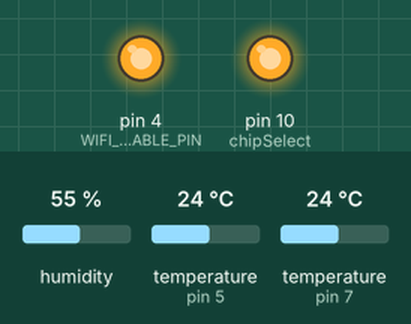
Bench run of a sketch on a simulated Arduino Mega 2560, built with avr-gcc and run on an emulated ATmega2560. Parts: output pins drawn as LEDs (lit = HIGH). The inputs (shaded band) are chosen by the test bench; at power-on: humidity 55 %, temperature (sensors on pin 5, pin 7) 24 °C. Sleep ends after the set time or at an interrupt; the local clock reads 2024-03-15 10:24:30 at power-on unless the sketch sets it; storage starts empty; the modem accepts every AT command (registered, SIM ready, sends succeed) and sends nothing else.

Above: at 0.1 s.
At 52.7 s:
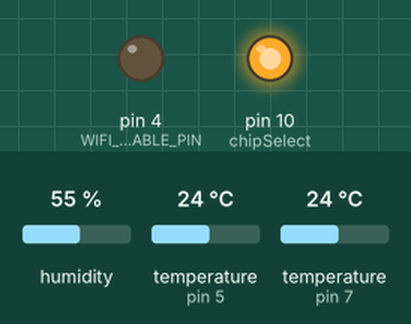
Timing chart, 0 to 54.2 s (numbered marks = the images above):
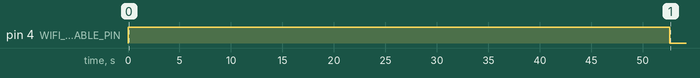

Measured:
- by itself, pin 4 (WIFI_ENABLE_PIN): HIGH → LOW at 52.6 s

The sketch:

farmland_monitor_mote.ino
```cpp
// (licence header left out)
#include <SPI.h>
#include <SD.h>
#include <DHT.h>
#include <OneWire.h>
#include <Wire.h>
#include <EEPROM.h>
#include "RTClib.h"
#include "SoftwareSerial.h"


#define DEBUG 0
#define SETUP_DEBUG 0
#define PRODUCTION 1
#define DEVEL 0

#define DHT22_PIN 7   // what digital pin we're connected to
#define DHTTYPE DHT22   // DHT 22  (AM2302), AM2321

// Device ID is stored at 10

#define eepromAddr 10

#define SSID "vikilabs"
#define PASS "*******"
#define DST_IP "192.168.1.1" // Server IP address..

/*@Viki: Power Optimization Code for Battery Powered board*/
#define POWER_OPTIMIZATION

//Global Variables
DateTime now;
int BoardID;

DHT dht(DHT22_PIN, DHTTYPE);
RTC_DS1307 RTC;

#define WIFI_ENABLE_PIN 4

OneWire  ds(5);  // on pin 5 (a 4.7K resistor is necessary)
#define chipSelect 10 /*@Viki changine chipSelect to macro to save memory*/

SoftwareSerial Serial2(2, 3); // RX, TX
boolean connected = false;

#ifdef POWER_OPTIMIZATION
#define SLEEP_MULTIPLE_OF_8_SEC(val)\
  for(int ctr=0; ctr<val; ctr++){\
    power_management_goto_sleep();\
  }
#endif

void PrintFromESP()
{

  while (Serial2.available())
  {
    // The esp has data so display its output to the serial window
    char c = Serial2.read(); // read the next character.
#if DEBUG
    Serial.write(c);
#endif

  }
}


boolean connectWiFi()
{

  Serial2.begin(9600);
  while (!Serial2);


  //test if the module is ready
#if DEBUG
  Serial.println("Resetting module");
#endif

  Serial2.println("AT+RST");
  delay(2000);
  PrintFromESP();

  //Set the client mode..
  Serial2.println("AT+CWMODE=1");
  delay(1000);

  PrintFromESP();

  String cmd = "AT+CWJAP=\"";
  cmd += SSID;
  cmd += "\",\"";
  cmd += PASS;
  cmd += "\"";
#if DEBUG
  Serial.println("Joining to AP");
  Serial.println(">>" + cmd);
#endif
  Serial2.println(cmd);
  delay(3000);

  PrintFromESP();

  if (Serial2.find("CONNECTED"))
  {
#if DEBUG
    Serial.print("+");
    Serial.println("OK, Connected to WiFi.");
    Serial.println(">>AT+CIFSR");
    Serial2.println("AT+CIFSR");
    delay(500);
    PrintFromESP();
#endif
    Serial2.println("AT+CIPMUX=0");
    delay(1000);

    PrintFromESP();
    return true;
  } else
  {
#if DEBUG
    Serial.print("-");
    Serial.println("Can not connect to the WiFi.");
#endif
    return false;
  }

}

boolean disconnectWiFi()
{

  Serial2.begin(9600);
  while (!Serial2);


  //test if the module is ready
#if DEBUG
  Serial.println("Disconnecting WiFi module");
#endif

  Serial2.println("AT+CWQAP");
  delay(1000);
  connected = false;
  PrintFromESP();
}

boolean TCPpost (int soil, int AT, int RH, float celsius, float voltage)
{
  String cmd;
  String UnxTime;

  cmd = "AT+CIPSTART=\"TCP\",\"";
  cmd += DST_IP;
  cmd += "\",8000";

  //Open a TCP channel..
  Serial2.println(cmd);

#if DEBUG
  Serial.println(">>" + cmd);
#endif

  if (Serial2.find("Error")) {
    return false;
  }

  //Not sure what is the issue, int UnxTime = now.unixtime do not work..

  UnxTime = (String)now.unixtime();

  cmd = (String)BoardID
    + "," + UnxTime
    + "," + soil
    + "," + celsius
    + "," + AT
    + "," + RH
    + "," + voltage
    + "\n";

  Serial2.print("AT+CIPSEND=");
  Serial2.println(cmd.length());
  delay(100);
  if (Serial2.find(">"))
  {
    //    Serial.print(">");
  } else
  {
    Serial2.println("AT+CIPCLOSE");
    //  Serial.println("connect timeout");
    return false;
  }
#if DEBUG
  Serial.println(">>" + cmd);
#endif
  Serial2.print(cmd);
  delay(1000);
  PrintFromESP();
  Serial2.println("AT+CIPCLOSE");
  PrintFromESP();
  //delay(1000);

  return true;
}


void ValidatePost(int soil, int AT, int RH, float celsius, float voltage)
{

  for (int i = 0; i < 5; i++) // Make five attempts to transmit
  {
    if(TCPpost (soil, AT, RH, celsius, voltage)) return;
    delay(500); //delay before we make another attempt
  }

#if DEBUG
  Serial.println("Post failed, looks like connection dropped, should attempt again");
#endif

  connected = false;
  return;
}


void setup()
{

#if DEBUG
  // Open serial communications and wait for port to open:
  Serial.begin(9600);
  while (!Serial);
#endif

  //Read boardID and store

  EEPROM.get(eepromAddr,BoardID);

  pinMode(WIFI_ENABLE_PIN, OUTPUT);
  digitalWrite(WIFI_ENABLE_PIN, HIGH);

#if DEBUG
  Serial.println(BoardID);
  Serial.println("BoardID printed");
#endif

  //*rtc clock
  Wire.begin();
  RTC.begin();

  if (! RTC.isrunning()) {

#if DEBUG||SETUP_DEBUG
    Serial.println("RTC is NOT running!");
#endif
    // following line sets the RTC to the date & time this sketch was compiled
    RTC.adjust(DateTime(__DATE__, __TIME__));
  }

#if DEBUG
  Serial.println("Initializing SD card...");
#endif

  if (!SD.begin(chipSelect))
  {

#if DEBUG
    Serial.println("Card failed, or not present");
#endif

    return;
  }
  pinMode(chipSelect, OUTPUT);
  digitalWrite(chipSelect, HIGH);

#if DEBUG
  Serial.println("card initialized.");
#endif


  //connect to the wifi
  connected = false;
  for (int i = 0; i < 3; i++) //Three attempts to connect
  {
    if (connectWiFi())
    {
      connected = true;
      break;
    }
  }

#ifdef POWER_OPTIMIZATION
  power_management_init_watchdog_timer();
  power_management_enable_sleep_mode();
#endif

}


void loop()
{
  byte i;
  byte present = 0;
  byte type_s;
  byte data[12];
  byte addr[8];
  static short count=7; //upload the first data

  /*@Viki: Moving Global to Local to save memory*/
  float celsius;
  int  soil;
  float voltage;
  int AT;
  int RH;

  //  float fahrenheit;

  if ( !ds.search(addr)) {
    ds.reset_search();
    delay(25);
    return;
  }

  for ( i = 0; i < 8; i++) {
  }

  if (OneWire::crc8(addr, 7) != addr[7]) {
#if DEBUG
    Serial.println("CRC is not valid!");
#endif

    return;
  }

  switch (addr[0]) {
    case 0x10:
      type_s = 1;
      break;
    case 0x28:
      type_s = 0;
      break;
    case 0x22:
      type_s = 0;
      break;
    default:
      return;
  }
  ds.reset();
  ds.select(addr);
  ds.write(0x44, 1);        // start conversion, with parasite power on at the end
  delay(1000);     // maybe 750ms is enough, maybe not
  // we might do a ds.depower() here, but the reset will take care of it.
  present = ds.reset();
  ds.select(addr);
  ds.write(0xBE);         // Read Scratchpad

  for ( i = 0; i < 9; i++) {           // we need 9 bytes
    data[i] = ds.read();
  }

  // Convert the data to actual temperature
  // because the result is a 16 bit signed integer, it should
  // be stored to an "int16_t" type, which is always 16 bits
  // even when compiled on a 32 bit processor.
  int16_t raw = (data[1] << 8) | data[0];
  if (type_s) {
    raw = raw << 3; // 9 bit resolution default
    if (data[7] == 0x10) {
      // "count remain" gives full 12 bit resolution
      raw = (raw & 0xFFF0) + 12 - data[6];
    }
  } else {
    byte cfg = (data[4] & 0x60);
    // at lower res, the low bits are undefined, so let's zero them
    if (cfg == 0x00) raw = raw & ~7;  // 9 bit resolution, 93.75 ms
    else if (cfg == 0x20) raw = raw & ~3; // 10 bit res, 187.5 ms
    else if (cfg == 0x40) raw = raw & ~1; // 11 bit res, 375 ms
    //// default is 12 bit resolution, 750 ms conversion time
  }
  celsius = (float)raw / 16.0;
  // fahrenheit = celsius * 1.8 + 32.0;
#if DEBUG
  Serial.print(" S_Temperature = ");
  Serial.print(celsius);
  Serial.print(",");
#endif

  // Serial.print(fahrenheit);
  // Serial.println(" Fahrenheit")

  // open the file. note that only one file can be open at a time,
  // so you have to close this one before opening another.

  File dataFile = SD.open("G5.txt", FILE_WRITE);
  // if the file is available, write to it:
  if (dataFile) {

    int sensor = analogRead(A1);
    sensor = constrain(sensor, 350, 1023);
    // print out the value you read:
    //Serial.println(sensorValue);

    //map the value to a percentage
    soil = map(sensor, 350, 1023, 100, 0);

    //Print node ID here

    //clock start//
    now = RTC.now();

    dataFile.print(now.year(), DEC);
    dataFile.print('/');
    dataFile.print(now.month(), DEC);
    dataFile.print('/');
    dataFile.print(now.day(), DEC);
    dataFile.print(' ');
    dataFile.print(now.hour(), DEC);
    dataFile.print(':');
    dataFile.print(now.minute(), DEC);
    dataFile.print(':');
    dataFile.print(now.second(), DEC);
    dataFile.print(" , ");
    //clock end//

    //SENSOR DATA_SM_ST_AT_RH//
    dataFile.print("SM=")  ;
    dataFile.print(soil);
    dataFile.print(", ");
    dataFile.print("ST=");
    dataFile.print(celsius);
    dataFile.print(", ");

#if DEBUG
    Serial.print("S_Moisture=")  ;
    Serial.print(soil);
    Serial.print(",");
#endif
    int chk = dht.read(DHT22_PIN);

    dataFile.print("AT= ");
    AT = dht.readTemperature();
    dataFile.print(AT);
    dataFile.print(", ");
    dataFile.print("RH= ");
    RH = dht.readHumidity();
    dataFile.print(RH);
#if DEBUG
    Serial.print("Temperature = ");
    Serial.print(AT);
    Serial.print(",");
    Serial.print("RH= ");
    Serial.println(RH);
#endif

    /*EC start*/
    voltage = analogRead(A0) * (5.0 / 1023.0);
#if DEBUG
    Serial.print("EC=");
    Serial.println(voltage);
#endif
    dataFile.print(", ");
    dataFile.print("EC=");
    dataFile.println(voltage);
    //EC end//
    delay(100);
    dataFile.close();

#if PRODUCTION

    if (count >= 7){ //14 minutes over, let us transmit
      	count = 0;

	if (connected == false)
	{
  	    digitalWrite(WIFI_ENABLE_PIN, HIGH);
	    delay(4000); /*Sleep For 4 Sec*/
	    connectWiFi();
	    delay(8000); //@ LOKESH CHANGE Wait for 8 seconds

	}

      	ValidatePost(soil, AT, RH, celsius, voltage);

	delay(4000); /*Sleep For 4 Sec*/

	disconnectWiFi(); /*viki: disconnecting from AP after post*/
        delay(4000); //Wait for 4 seconds
  	digitalWrite(WIFI_ENABLE_PIN, LOW);


#ifdef POWER_OPTIMIZATION
  	power_management_disable_ADC();
      	SLEEP_MULTIPLE_OF_8_SEC(15); /*Sleep for 15 * 8 seconds = 120 seconds*/
  	power_management_enable_ADC();
	delay(500);
#else
        delay(120000); //Wait for 2 minute
#endif

    }else{
    	count++;
#ifdef POWER_OPTIMIZATION
  	power_management_disable_ADC();
      	SLEEP_MULTIPLE_OF_8_SEC(15); /*Sleep for 15 * 8 seconds = 120 seconds*/
  	power_management_enable_ADC();
	delay(500);
#else
        delay(120000); //Wait for 2 minute
#endif
    }
#endif


#if DEVEL //For a quick testing
    ValidatePost(soil, AT, RH, celsius, voltage);
    delay(1000);
#endif
  }
  // if the file isn't open, pop up an error:

  else {
#if DEBUG
    Serial.println("error opening data.txt");
#endif

  }
}


#ifdef POWER_OPTIMIZATION

/* Watch Dog Interrupt Callback
 */
ISR(WDT_vect)
{
  /* Rememeber to add this function.
   * This function is called after watch dog timer timeout.
   * This is the callback/interrupt function called after waking up
   */
}

void power_management_enable_sleep_mode()
{
  //ENABLE SLEEP - this enables the sleep mode
  SMCR |= (1 << 2); //power down mode
  SMCR |= 1;//enable sleep

  /*Note!!: Sleep Instruction should be called after this*/
}

void power_management_disable_ADC()
{
  //Disable ADC - don't forget to flip back after waking up if using ADC in your application ADCSRA |= (1 << 7);
  ADCSRA &= ~(1 << 7);
}

void power_management_enable_ADC()
{
  ADCSRA |= (1 << 7);
}

/*Function: Makes ATMEL Chip wake up every 8 seconds*/
void power_management_init_watchdog_timer()
{
  //SETUP WATCHDOG TIMER
  WDTCSR = (24);//change enable and WDE - also resets
  WDTCSR = (33);//prescalers only - get rid of the WDE and WDCE bit
  WDTCSR |= (1<<6);//enable interrupt mode
}

/* Put Atmel Chip in Sleep Mode for Approximately 8 Seconds until watchdog timer
 * wakes up and start resume the work.
 */
void power_management_goto_sleep()
{
  /*Disable Brown Out Detection Unit while Sleeping*/
  //BOD DISABLE - this must be called right before the __asm__ sleep instruction
  MCUCR |= (3 << 5); //set both BODS and BODSE at the same time
  MCUCR = (MCUCR & ~(1 << 5)) | (1 << 6); //then set the BODS bit and clear the BODSE bit at the same time

  /* Put ATMEL Chip in Sleep Mode
   * InLine Assembler Code to go to Sleep
   */
  __asm__  __volatile__("sleep");//in line assembler to go to sleep
}

#endif
```
